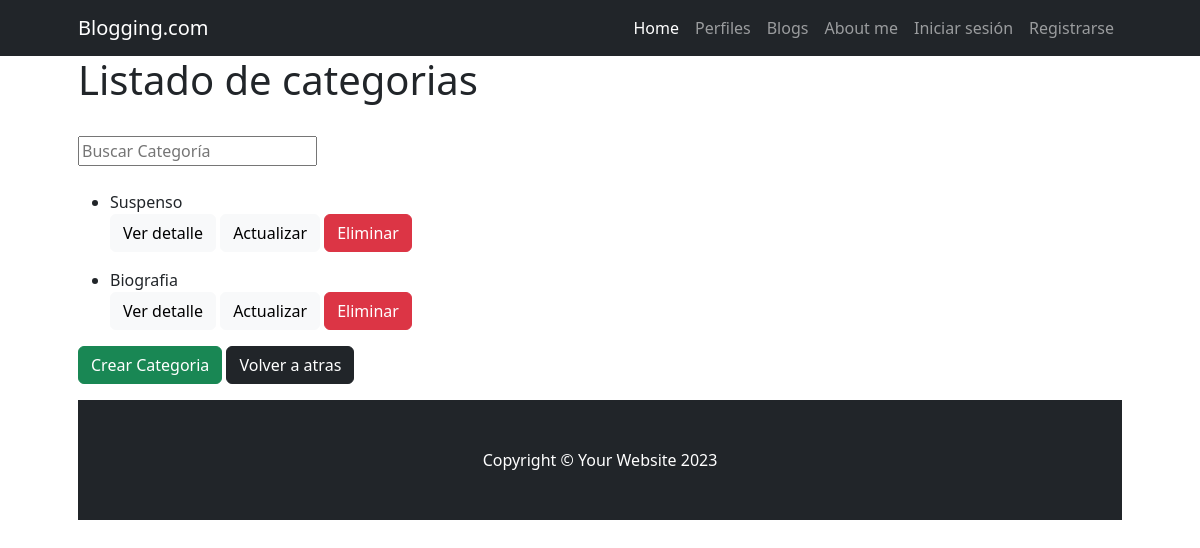
Before: /blog/blogcategoria/list/ with the older database file.
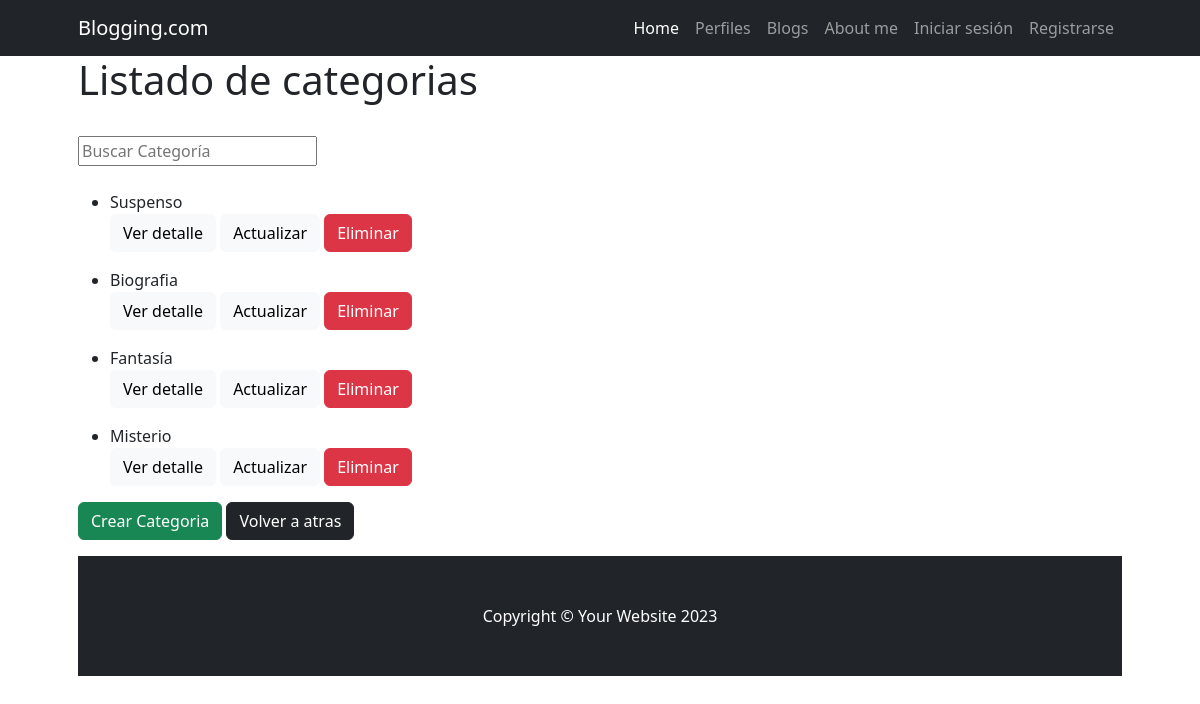
After: the same page with the newer database file.
### Blog/models.py (models this page shows, shortened)
class BlogCategoria(models.Model):
    nombre = models.CharField(max_length=50)
    descripcion = models.CharField(max_length=1000, null=True, blank=True, verbose_name="descripción")
    class Meta:
        verbose_name = "categoria de blogs"
        verbose_name_plural = "categorias de blogs"

### Blog/views.py (the view)
# urls.py: path("blogcategoria/list/", views.BlogCategoriaList.as_view(), name="blogcategoria_list"),
class BlogCategoriaList(ListView):
    model = models.BlogCategoria
    def get_queryset(self):
        if self.request.GET.get("buscar"):
            consulta = self.request.GET.get("buscar")
            object_list = models.BlogCategoria.objects.filter(nombre__icontains=consulta)
        else:
            object_list = models.BlogCategoria.objects.all()
        return object_list

### Blog/templates/blog/blogcategoria_list.html
{% extends 'Blog/base.html' %}
{% block title %}
    <h1>Listado de categorias</h1>
{% endblock title %}
{% block blog %}
    <div class="py-4 ">
        <form action="" method="get">
            <input type="text" name="buscar" placeholder="Buscar Categoría">
        </form>
    </div>
    {% for categoria in object_list %}
        <ul>
            <li> {{ categoria.nombre}} </li>
                <a href="{% url 'blog:blogcategoria_detail' categoria.id %}"class="btn btn-light">Ver detalle</a>
                <a href="{% url 'blog:blogcategoria_update' categoria.id %}"class="btn btn-light">Actualizar</a>
                <a href="{% url 'blog:blogcategoria_delete' categoria.id %}" class="btn btn-danger">Eliminar</a>
        </ul>
    {% endfor %}
    <a href="{% url 'blog:blogcategoria_create' %}" class="btn btn-success ">Crear Categoria</a>
    <a href="{% url 'blog:index' %}" class="btn btn-dark">Volver a atras</a>
{% endblock blog %}

Changed rows visible on the page:
added BlogCategoria: nombre "Fantasía"
added BlogCategoria: nombre "Misterio"
